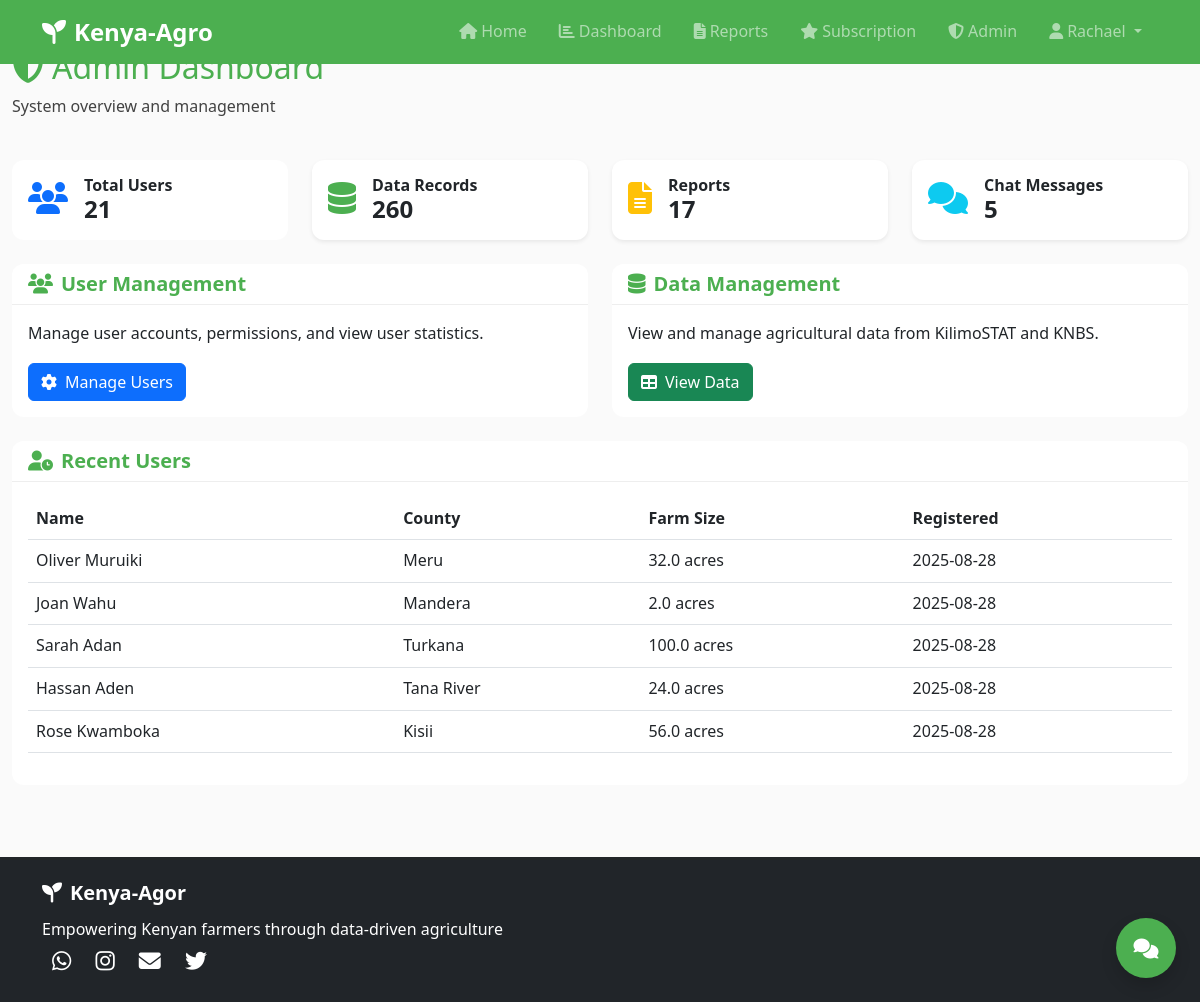
The page /admin (signed in) on the database its author committed.
### models.py (models this page shows, shortened)
class User(UserMixin, db.Model):
    id = db.Column(db.Integer, primary_key=True)
    username = db.Column(db.String(64), unique=True, nullable=False, index=True)
    email = db.Column(db.String(120), unique=True, nullable=False, index=True)
    password_hash = db.Column(db.String(256), nullable=False)
    full_name = db.Column(db.String(100), nullable=False)
    phone_number = db.Column(db.String(20))
    county = db.Column(db.String(50), nullable=False)  # Kenyan county
    sub_county = db.Column(db.String(50))
    ward = db.Column(db.String(50))
    farm_size = db.Column(db.Float)  # Farm size in acres
    farm_type = db.Column(db.String(50))  # e.g., 'Smallholder', 'Commercial'
    primary_crops = db.Column(db.Text)  # JSON string of crops grown
    farming_experience = db.Column(db.Integer)  # Years of experience
    is_admin = db.Column(db.Boolean, default=False)  # Admin flag
    subscription_status = db.Column(db.String(20), default='none')  # none, active, cancelled
    subscription_plan = db.Column(db.String(20), default='none')  # none, basic, premium, enterprise
    created_at = db.Column(db.DateTime, default=datetime.utcnow)
    reports = db.relationship('Report', backref='user', lazy=True)

### routes_admin.py (the view)
@app.route('/admin')
@login_required
@admin_required
def admin_dashboard():
    try:
        stats = {
            'total_users': User.query.count(),
            'total_data_records': AgriculturalData.query.count(),
            'total_reports': Report.query.count(),
            'total_chat_messages': ChatHistory.query.count(),
            'recent_users': User.query.order_by(User.created_at.desc()).limit(5).all(),
            'counties_covered': db.session.query(User.county).distinct().count(),
            'data_sources': [source[0] for source in db.session.query(AgriculturalData.data_source).distinct().all()]
        }
        return render_template('admin/dashboard.html', stats=stats)
    except Exception as e:
        logging.error(f"Admin dashboard error: {str(e)}")
        flash('Error loading admin dashboard.', 'error')
        return redirect(url_for('dashboard'))

### app.py (called while the page is built)
@login_manager.user_loader
def load_user(user_id):
    from models import User
    return User.query.get(int(user_id))

### routes_admin.py (called while the page is built)
def admin_required(f):
    @wraps(f)
    def decorated_function(*args, **kwargs):
        if not current_user.is_authenticated:
            flash('Please log in to access this page.', 'error')
            return redirect(url_for('login', next=request.url))
        if not hasattr(current_user, 'is_admin') or not current_user.is_admin:
            flash('Admin access required.', 'error')
            return redirect(url_for('dashboard'))
        return f(*args, **kwargs)
    return decorated_function

### templates/admin/dashboard.html (shortened to what this page needs)
{% extends "base.html" %}
{% block content %}
<div class="container-fluid py-4">
    <div class="row mb-4">
        <div class="col-12">
            <h1 class="h2 text-agricultural-green mb-2">
                <i class="fas fa-shield-alt me-2"></i>Admin Dashboard
            </h1>
            <p class=>System overview and management</p>
        </div>
    </div>
    <div class="row g-4 mb-4">
        <div class="col-lg-3 col-md-6">
            <div class="card border-0 ">
                <div class="card-body">
                    <div class="d-flex align-items-center">
                        <div class="flex-shrink-0">
                            <i class="fas fa-users fa-2x text-primary"></i>
                        </div>
                        <div class="flex-grow-1 ms-3">
                            <h6 class="card-title  mb-0">Total Users</h6>
                            <h4 class="fw-bold mb-0">{{ stats.total_users }}</h4>
                        </div>
                    </div>
                </div>
            </div>
        </div>
        <div class="col-lg-3 col-md-6">
            <div class="card border-0 shadow-sm">
                <div class="card-body">
                    <div class="d-flex align-items-center">
                        <div class="flex-shrink-0">
                            <i class="fas fa-database fa-2x text-success"></i>
                        </div>
                        <div class="flex-grow-1 ms-3">
                            <h6 class="card-title  mb-0">Data Records</h6>
                            <h4 class="fw-bold mb-0">{{ stats.total_data_records }}</h4>
                        </div>
                    </div>
                </div>
            </div>
        </div>
        <div class="col-lg-3 col-md-6">
            <div class="card border-0 shadow-sm">
                <div class="card-body">
                    <div class="d-flex align-items-center">
                        <div class="flex-shrink-0">
                            <i class="fas fa-file-alt fa-2x text-warning"></i>
                        </div>
                        <div class="flex-grow-1 ms-3">
                            <h6 class="card-title mb-0">Reports</h6>
                            <h4 class="fw-bold mb-0">{{ stats.total_reports }}</h4>
                        </div>
                    </div>
                </div>
            </div>
        </div>
        <div class="col-lg-3 col-md-6">
            <div class="card border-0 shadow-sm">
                <div class="card-body">
                    <div class="d-flex align-items-center">
                        <div class="flex-shrink-0">
                            <i class="fas fa-comments fa-2x text-info"></i>
                        </div>
                        <div class="flex-grow-1 ms-3">
                            <h6 class="card-title mb-0">Chat Messages</h6>
                            <h4 class="fw-bold mb-0">{{ stats.total_chat_messages }}</h4>
                        </div>
                    </div>
                </div>
            </div>
        </div>
    </div>
    <div class="row g-4 mb-4">
        <div class="col-md-6">
            <div class="card">
                <div class="card-header">
                    <h5 class=" text-agricultural-green mb-0"><i class="fas fa-users me-2"></i>User Management</h5>
                </div>
                <div class="card-body">
                    <p class="card-text">Manage user accounts, permissions, and view user statistics.</p>
                    <a href="{{ url_for('admin_users') }}" class="btn btn-primary">
                        <i class="fas fa-cog me-2"></i>Manage Users
                    </a>
                </div>
            </div>
        </div>
        <div class="col-md-6">
            <div class="card">
                <div class="card-header">
                    <h5 class="text-agricultural-green mb-0"><i class="fas fa-database me-2"></i>Data Management</h5>
                </div>
                <div class="card-body">
                    <p class="card-text">View and manage agricultural data from KilimoSTAT and KNBS.</p>
                    <a href="{{ url_for('admin_data') }}" class="btn btn-success">
                        <i class="fas fa-table me-2"></i>View Data
                    </a>
                </div>
            </div>
        </div>
    </div>
    <div class="row">
        <div class="col-12">
            <div class="card">
                <div class="card-header">
                    <h5 class=" text-agricultural-green mb-0"><i class="fas fa-user-clock me-2"></i>Recent Users</h5>
                </div>
                <div class="card-body">
                    {% if stats.recent_users %}
                        <div class="table-responsive">
                            <table class="table table-hover">
                                <thead>
                                    <tr>
                                        <th>Name</th>
                                        <th>County</th>
                                        <th>Farm Size</th>
                                        <th>Registered</th>
                                    </tr>
                                </thead>
                                <tbody>
                                    {% for user in stats.recent_users %}
                                    <tr>
                                        <td>{{ user.full_name }}</td>
                                        <td>{{ user.county }}</td>
                                        <td>{{ user.farm_size or 'N/A' }} acres</td>
                                        <td>{{ user.created_at.strftime('%Y-%m-%d') }}</td>
                                    </tr>
                                    {% endfor %}
                                </tbody>
                            </table>
                        </div>
                    {% else %}
                        <p class=>No users registered yet.</p>
                    {% endif %}
                </div>
            </div>
        </div>
    </div>
</div>
{% endblock %}

### templates/base.html (shortened to what this page needs)
<!DOCTYPE html>
<html lang="en">
<head>
    <link href="https://cdn.jsdelivr.net/npm/bootstrap@5.3.0/dist/css/bootstrap.min.css" rel="stylesheet">
    <link href="https://cdnjs.cloudflare.com/ajax/libs/font-awesome/6.4.0/css/all.min.css" rel="stylesheet">
    <link href="{{ url_for('static', filename='css/style.css') }}" rel="stylesheet">
</head>
<body>
    <nav class="navbar navbar-expand-lg navbar-dark bg-agricultural-green fixed-top">
        <div class="container">
            <a class="navbar-brand fw-bold" href="{{ url_for('index') }}">
                <i class="fas fa-seedling me-2"></i>Kenya-Agro
            </a>
            <div class="collapse navbar-collapse" id="navbarNav">
                <ul class="navbar-nav ms-auto">
                    <li class="nav-item">
                        <a class="nav-link" href="{{ url_for('index') }}">
                            <i class="fas fa-home me-1"></i>Home
                        </a>
                    </li>
                    {% if current_user.is_authenticated %}
                        <li class="nav-item">
                            <a class="nav-link" href="{{ url_for('dashboard') }}">
                                <i class="fas fa-chart-bar me-1"></i>Dashboard
                            </a>
                        </li>
                        <li class="nav-item">
                            <a class="nav-link" href="{{ url_for('reports') }}">
                                <i class="fas fa-file-alt me-1"></i>Reports
                            </a>
                        </li>
                        <li class="nav-item">
                            <a class="nav-link" href="{{ url_for('subscription') }}">
                                <i class="fas fa-star me-1"></i>Subscription
                            </a>
                        </li>
                        {% if current_user.is_admin %}
                        <li class="nav-item">
                            <a class="nav-link" href="{{ url_for('admin_dashboard') }}">
                                <i class="fas fa-shield-alt me-1"></i>Admin
                            </a>
                        </li>
                        {% endif %}
                        <li class="nav-item dropdown">
                            <a class="nav-link dropdown-toggle" href="#" role="button" data-bs-toggle="dropdown">
                                <i class="fas fa-user me-1"></i>{{ current_user.full_name.split()[0] }}
                            </a>
                        </li>
                    {% endif %}
                </ul>
            </div>
        </div>
    </nav>
    <main class="{% if not current_user.is_authenticated %}pt-5{% else %}pt-4{% endif %}">
        {% block content %}{% endblock %}
    </main>
    <footer class="bg-dark text-white py-4 mt-5">
        <div class="container">
            <div class="row">
                <div class="col-md-6">
                    <h5><i class="fas fa-seedling me-2"></i>Kenya-Agor</h5>
                    <p class="mb-0">Empowering Kenyan farmers through data-driven agriculture</p>
                </div>
                 <div class="social-links">
      <a href="https://wa.me/2547XXXXXXX" target="_blank"><i class="fab fa-whatsapp"></i></a>
      <a href="https://instagram.com/yourpage" target="_blank"><i class="fab fa-instagram"></i></a>
      <a href="mailto:yourmail@example.com"><i class="fas fa-envelope"></i></a>
      <a href="https://twitter.com/yourpage" target="_blank"><i class="fab fa-twitter"></i></a>
    </div>
            </div>
        </div>
    </footer>
    {% if current_user.is_authenticated %}
    <div id="chatbot-container" class="position-fixed bottom-0 end-0 m-4" style="z-index: 1050;">
        <button class="btn btn-agricultural-green rounded-circle shadow" id="chat-toggle" style="width: 60px; height: 60px;">
            <i class="fas fa-comments fa-lg"></i>
        </button>
    </div>
    {% endif %}
</body>
</html>

### static/css/style.css (style rules this page uses)
:root { --agricultural-green: #4CAF50; --agricultural-green-light: #81C784; --agricultural-green-dark: #388E3C; --agricultural-green-subtle: rgba(76, 175, 80, 0.1); --earth-brown: #8D6E63; --earth-brown-light: #BCAAA4; --earth-beige: #F5F5DC; --earth-tan: #D2B48C; --sky-blue: #2196F3; --sun-orange: #FF9800; --harvest-gold: #FFC107; --soil-brown: #795548; --success-green: #4CAF50; --warning-orange: #FF9800; --danger-red: #F44336; --info-blue: #2196F3; --gray-50: #FAFAFA; --gray-100: #F5F5F5; --gray-200: #EEEEEE; --gray-300: #E0E0E0; --gray-600: #757575; --gray-800: #424242; --gray-900: #212121; }
body { font-family: 'Segoe UI', Tahoma, Geneva, Verdana, sans-serif; line-height: 1.6; color: var(--gray-800); background-color: var(--gray-50); }
h1, h2, h3, h4, h5, h6 { font-weight: 600; margin-bottom: 0.75rem; }
.text-agricultural-green { color: var(--agricultural-green) !important; }
.bg-agricultural-green { background-color: var(--agricultural-green) !important; color: white !important; }
.btn-agricultural-green { background-color: var(--agricultural-green); border-color: var(--agricultural-green); color: white; font-weight: 500; transition: all 0.3s ease; }
.navbar-dark .navbar-brand { font-size: 1.5rem; font-weight: 700; }
.navbar-dark .navbar-nav .nav-link { font-weight: 500; transition: color 0.3s ease; padding: 0.5rem 1rem; }
.card { border: none; border-radius: 12px; transition: all 0.3s ease; background: white; }
.card-header { border-radius: 12px 12px 0 0 !important; border-bottom: 1px solid var(--gray-200); background-color: white; }
.text-success { color: var(--agricultural-green) !important; }
#chatbot-container { z-index: 1050; }
#chat-toggle { width: 60px; height: 60px; border-radius: 50%; border: none; box-shadow: 0 6px 20px rgba(76, 175, 80, 0.4); transition: all 0.3s ease; }
.social-links a { margin: 0 10px; font-size: 22px; color: white; text-decoration: none; transition: color 0.3s; }
.fw-bold { font-weight: bold; font-size: x-large; text-decoration-color: #1A1A1A; }

### rows shown on the page
User: full_name "Rachael"
User: full_name "Oliver Muruiki", county "Meru", farm_size "32.0", created_at "2025-08-28"
User: full_name "Joan Wahu", county "Mandera", farm_size "2.0", created_at "2025-08-28"
User: full_name "Sarah Adan", county "Turkana", farm_size "100.0", created_at "2025-08-28"
User: full_name "Hassan Aden", county "Tana River", farm_size "24.0", created_at "2025-08-28"
User: full_name "Rose Kwamboka", county "Kisii", farm_size "56.0", created_at "2025-08-28"

### other values the page prints
{{ stats.total_users }} "21"
{{ stats.total_data_records }} "260"
{{ stats.total_reports }} "17"
{{ stats.total_chat_messages }} "5"
